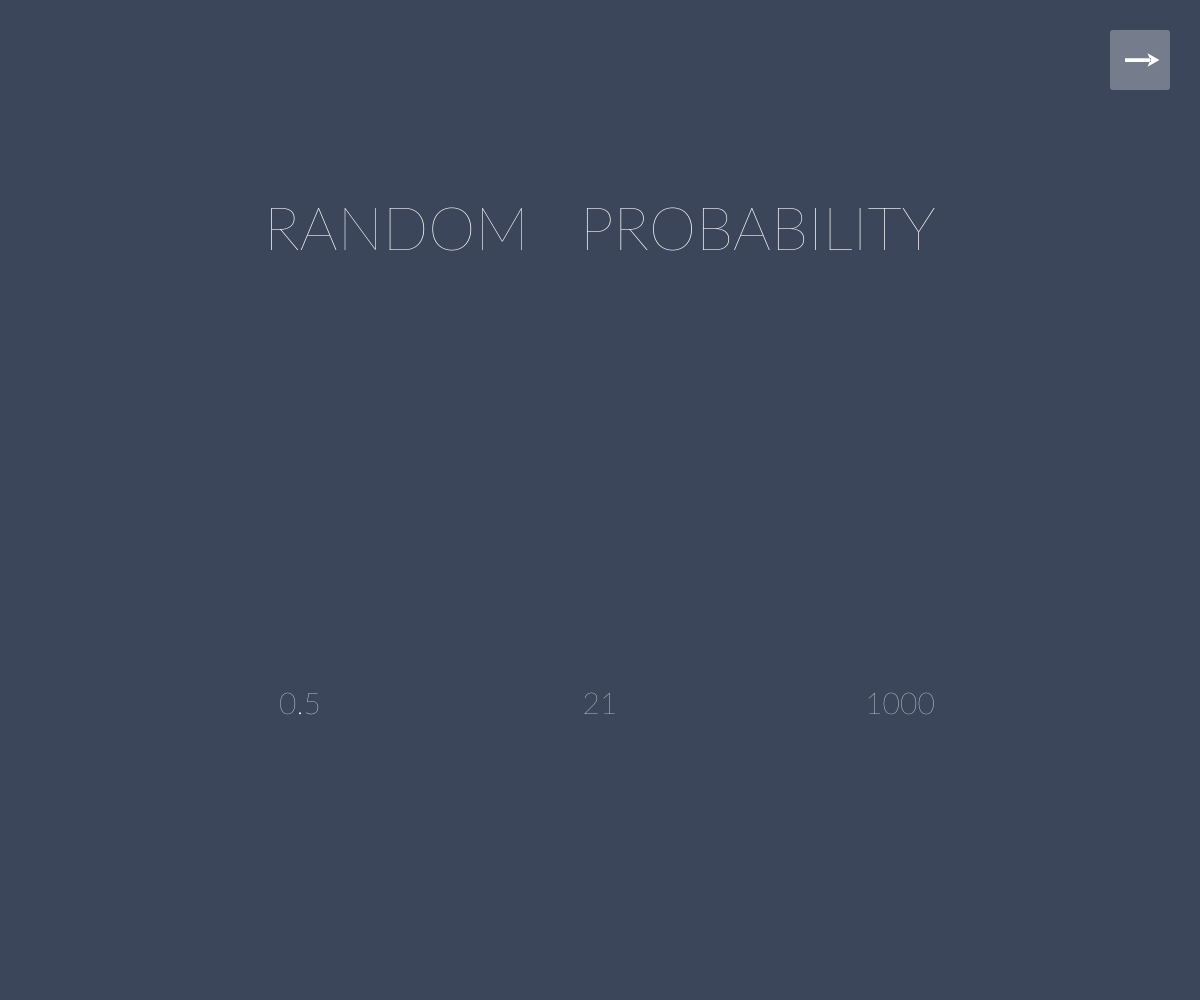
Frame 1 (no input)
Frame 60 (no input): identical to frame 1, image omitted
Frame 120 (the mouse pressed at the canvas centre since frame 60): identical to frame 1, image omitted

The p5.js sketch that drew this single still picture (run headless with seeded random() and noise() and a simulated clock; from frame 60 on, the mouse is pressed at the canvas centre):

// p5.js sketch
// ── sketch.js

var nCount;
var nCountList;
var largestCat;
var freqToPix;
var dataSize;
var diceRolls;
var prob;
var W;
var H;
var S;
var scene = 1;
var cursorStyle;
var hoverMenuNum;

function setup() {
	
	dataSize = 1000;
	diceRolls = 21;
	prob = 1/2;
	
	W = windowWidth;
	H = windowHeight;
	largestCat = 0;
	nCountList = [];
	for (var i=1; i<diceRolls+1; i+=1){
		nCountList.push(0);
	}
	
	textFont("Lato Hairline");
	
	if (W>=H){
		S = W;
	} else {
		S = H;
	}
	
	hoverMenuNum = 0;
	
	createCanvas(W, H);
	drawMenu();
}

function draw() {
	if (mouseX !== pmouseX || mouseY !== pmouseY){
		hoverMenuNum = 0;
		cursorStyle = "default";
		interaction();
		if (scene === 1){
			drawMenu();
		}
	}
	cursor(cursorStyle);
}

function interaction(){
	if (scene === 1){
		if (mouseX>W/4-textWidth(prob)/2 && mouseX<W/4+textWidth(prob)/2 && mouseY>5*H/7-W/50 && mouseY<5*H/7+W/100){
			hoverMenuNum = 1;
		}
		if (mouseX>W/2-textWidth(diceRolls)/2 && mouseX<W/2+textWidth(diceRolls)/2 && mouseY>5*H/7-W/50 && mouseY<5*H/7+W/100){
			hoverMenuNum = 2;
		}
		if (mouseX>3*W/4-textWidth(dataSize)/2 && mouseX<3*W/4+textWidth(dataSize)/2 && mouseY>5*H/7-W/50 && mouseY<5*H/7+W/100){
			hoverMenuNum = 3;
		}
	}
	if (mouseX>W-3*S/40 && mouseY>S/40 && mouseX<W-3*S/40+S/20 && mouseY<S/40+S/20) {
		 cursorStyle = "pointer";
	}
}

function drawMain(){
	background(60,70,90);
  fill(255);
	stroke(255);
	drawBarChart();
	textAlign(RIGHT,CENTER);
	text("Total rolls of the Dice: "+str(diceRolls*dataSize),W-20,H-20);
	textAlign(LEFT,CENTER);
	text("Probability of Success: "+str(prob),20,H-20);
	drawHome();
}
function drawMenu(){
	background(60,70,90);
	noStroke();
	fill(255);
	textAlign(CENTER,BASELINE);
	textSize(W/20);
	text("RANDOM   PROBABILITY",W/2,H/4);
	drawArrow();
	textSize(W/40);
	text(prob,W/4,5*H/7);
	text(diceRolls,W/2,5*H/7);
	text(dataSize,3*W/4,5*H/7);
	stroke(255);
	strokeWeight(1);
	if (hoverMenuNum){
		cursorStyle = "pointer";
		if (hoverMenuNum===1){
			line(W/4-textWidth(prob)/2,5*H/7+W/100,W/4+textWidth(prob)/2,5*H/7+W/100);
		}
		if (hoverMenuNum===2){
			line(W/2-textWidth(diceRolls)/2,5*H/7+W/100,W/2+textWidth(diceRolls)/2,5*H/7+W/100);
		}
		if (hoverMenuNum===3){
			line(3*W/4-textWidth(dataSize)/2,5*H/7+W/100,3*W/4+textWidth(dataSize)/2,5*H/7+W/100);
		}
	}
}


function drawHome(){
	fill(255,75);
	noStroke();
	rect(W-3*S/40,S/40,S/20,S/20,S/400);
	fill(255);
	beginShape();
		vertex(W-S/20,3*S/80);
		vertex(W-5*S/80-S/400,2*S/40);
		vertex(W-5*S/80+S/400,2*S/40);
		vertex(W-5*S/80+S/400,5*S/80);
		vertex(W-3*S/80-S/400,5*S/80);
		vertex(W-3*S/80-S/400,2*S/40);
		vertex(W-3*S/80+S/400,2*S/40);
	endShape();
}
function drawArrow(){
	fill(255,75);
	noStroke();
	rect(W-3*S/40,S/40,S/20,S/20,S/400);
	fill(255);
	beginShape();
		vertex(W-13*S/320,31*S/640);
		vertex(W-5*S/80,31*S/640);
		vertex(W-5*S/80,33*S/640);
		vertex(W-13*S/320,33*S/640);
		vertex(W-7*S/160,15*S/320-S/400);
		vertex(W-7*S/160+S/100,2*S/40);
		vertex(W-7*S/160,17*S/320+S/400);
	endShape();
}

function rollDice(){
	return random();
}
function countN(){
	nCount = 0;
	for (var j=0; j<diceRolls; j+=1){
	  if (rollDice()<prob){
	  	nCount+=1;
	  }
  }
  return nCount;
}
function probCompile(){
	for (var i=0; i<dataSize; i+=1){
		nCountList[countN()]+=1;
	}
}
function drawBarChart(){
	for (var i=0; i<nCountList.length; i+=1){
		if (nCountList[i]>largestCat){
			largestCat = nCountList[i];
		}
	}
	if (W>=H){
		var div150 = W/150;
		var eigthWidth = (1/8)*W;
		var halfHeight = H/2;
		strokeWeight(div150);
		freqToPix = ((3/4)*W)/largestCat;
		for (var i=0; i<nCountList.length; i+=1){
			line(eigthWidth,halfHeight+(3*div150)*(i-(diceRolls+1)/2),eigthWidth+(nCountList[i]*freqToPix),halfHeight+(3*div150)*(i-(diceRolls+1)/2));
		}
		noStroke();
		textSize(2*div150);
		textAlign(RIGHT,CENTER);
		for (var i=0; i<nCountList.length; i+=1){
			text(nCountList[i],3*eigthWidth/4,halfHeight+(3*div150)*(i-(diceRolls+1)/2));
		}
	} else {
		var div150 = H/150;
		var sevenEigthH = (7/8)*H;
		var halfWidth = W/2;
		strokeWeight(H/150);
		freqToPix = ((3/4)*H)/largestCat;
		for (var i=0; i<nCountList.length; i+=1){
			line(halfWidth+(3*div150)*(i-(diceRolls+1)/2),sevenEigthH,halfWidth+(3*div150)*(i-(diceRolls+1)/2),sevenEigthH-(nCountList[i]*freqToPix));
		}
		noStroke();
		textSize(2*div150);
		textAlign(CENTER,CENTER);
		for (var i=0; i<nCountList.length; i+=1){
			applyMatrix();
			translate(halfWidth+(3*div150)*(i-(diceRolls+1)/2),29*sevenEigthH/28);
			rotate(PI/2);
			text(nCountList[i],0,0);
			resetMatrix();
		}
	}
}

function windowResized() {
  resizeCanvas(windowWidth, windowHeight);
  W = windowWidth;
  H = windowHeight;
  if (W>=H){
		S = W;
	} else {
		S = H;
	}
	if (scene === 1){
		drawMenu();
	} else if (scene === 2){
		drawMain();
	}
}
function mouseClicked(){
	if (scene === 1){
		if (mouseX>W-3*S/40 && mouseY>S/40 && mouseX<W-3*S/40+S/20 && mouseY<S/40+S/20) {
			nCountList = [];
			for (var i=1; i<diceRolls+1; i+=1){
				nCountList.push(0);
			}
			probCompile();
			drawMain();
			scene = 2;
		}
		if (hoverMenuNum){
			var temp = -1;
			if (hoverMenuNum === 1){
				temp = float(prompt("Enter a decimal probability between 0 and 1."));
				if (temp>=0 && temp<=1){
					prob = temp;
				} else {
					alert("Invalid Input.");
				}
			} else if (hoverMenuNum === 2){
				temp = int(prompt("Enter a positive integer for the number of dice rolled each 'round', between 0 and 25."));
				if (temp>=0 && temp<= 25 && Number.isInteger(temp)){
					diceRolls = temp;
				} else {
					alert("Invalid Input.");
				}
			} else if (hoverMenuNum === 3){
				temp = int(prompt("Enter a positive integer for the number of 'rounds' taken. (The higher, the longer it will take to compute...)"));
				if (temp>=0 && Number.isInteger(temp)){
					dataSize = temp;
				} else {
					alert("Invalid Input.");
				}
			}
			drawMenu();
		}
	} else if (scene === 2){
		if (mouseX>W-3*S/40 && mouseY>S/40 && mouseX<W-3*S/40+S/20 && mouseY<S/40+S/20) {
			drawMenu();
			scene = 1;
		} else {
			largestCat = 0;
			nCountList = [];
			for (var i=1; i<diceRolls+1; i+=1){
				nCountList.push(0);
			}
			if (W>=H){
				S = W;
			} else {
				S = H;
			}
			probCompile();
			drawMain();
		}
	}
}
// ── styles.css

body {
	padding: 0;
	margin: 0;
}

html {
	height: 100%;
	width: 100%;
	overflow-x:hidden;
	overflow-y:hidden;
		
  font-family: 'Quicksand', sans-serif;
  font-family: 'Playfair Display', serif;
}
